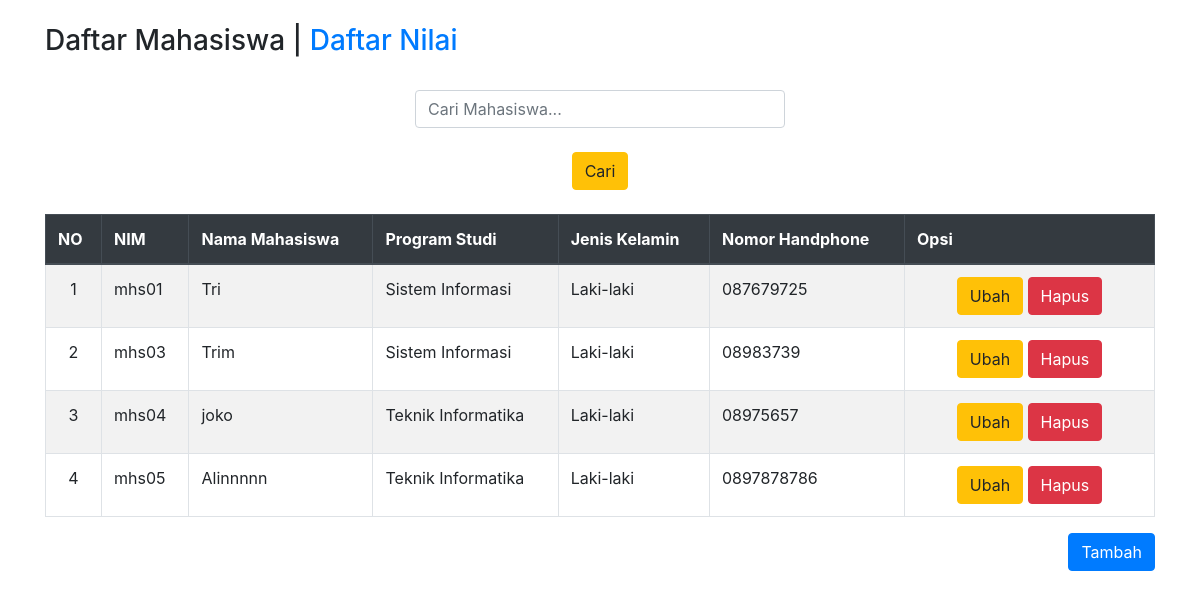
The page /mahasiswa.php on the database its author committed.
### tables this page shows
CREATE TABLE `mahasiswa` (
  `nim` varchar(12) NOT NULL,
  `nama_mhs` varchar(50) NOT NULL,
  `prodi` varchar(20) NOT NULL,
  `jenisk` varchar(25) NOT NULL,
  `nohp` varchar(12) NOT NULL
);

### mahasiswa.php (the view)
<?php include 'assets/header.php'; ?>
    <div class="wrapper">
    <br>
      <div class="row">
        <div class="container">
          <h3>Daftar Mahasiswa | <a href="nilai.php">Daftar Nilai</a></h3>
        </div>
      </div>
      <br>
      <div class="container text-center col-md-4">
        <form action="" method="POST">
          <input class="form-control" type="text" name="keyword" placeholder="Cari Mahasiswa...">
          <br>
          <input class="btn btn-warning" type="submit" name="cari" value="Cari">
        </form>
      </div>
      <br>
      <div class="container">
        <table class="table table-bordered table-striped">
          <thead class="thead-dark">
            <tr>
              <th>NO</th>
              <th>NIM</th>
              <th>Nama Mahasiswa</th>
              <th>Program Studi</th>
              <th>Jenis Kelamin</th>
              <th>Nomor Handphone</th>
              <th>Opsi</th>
            </tr>
          </thead>
          <tbody>
          <?php
          if (isset($_POST['cari'])) {
            $keyword  = $_POST['keyword'];
            $no = 1;
            $cari  = "SELECT * FROM mahasiswa WHERE nama_mhs LIKE '%$keyword%' OR nim LIKE '%$keyword%'";
            $tampungdb  = $conn->query($cari);
            while ($tampil = $tampungdb->fetch_assoc()) { ?>
              <tr>
              <td style="text-align: center;"><?= $no++; ?></td>
                <td><?= $tampil['nim']; ?></td>
                <td><?= $tampil['nama_mhs']; ?></td>
                <td><?= $tampil['prodi']; ?></td>
                <td><?= $tampil['jenisk']; ?></td>
                <td><?= $tampil['nohp']; ?></td>
                <td style="text-align: center; width: 250px;">
                  <a href="ubah.php?nim=<?= $tampil['nim']; ?>" class="btn btn-warning">Ubah</a>
                  <a href="hapus.php?nim=<?= $tampil['nim']; ?>" class="btn btn-danger" onclick="return confirm('Yakin hapus <?= $tampil['nama_mhs']; ?>');">Hapus</a>
                </td>
              </tr>
          <?php } ?>
          <?php } else { ?>
          <?php
          $no = 1;
          $ambildb  = "SELECT * FROM mahasiswa";
          $tampungdb  = $conn->query($ambildb);
          while ($tampil = $tampungdb->fetch_assoc()) { ?>
            <tr>
            <td style="text-align: center;"><?= $no++; ?></td>
              <td><?= $tampil['nim']; ?></td>
              <td><?= $tampil['nama_mhs']; ?></td>
              <td><?= $tampil['prodi']; ?></td>
              <td><?= $tampil['jenisk']; ?></td>
              <td><?= $tampil['nohp']; ?></td>
              <td style="text-align: center; width: 250px;">
                <a href="ubah.php?nim=<?= $tampil['nim']; ?>" class="btn btn-warning">Ubah</a>
                <a href="hapus.php?nim=<?= $tampil['nim']; ?>" class="btn btn-danger" onclick="return confirm('Yakin hapus <?= $tampil['nama_mhs']; ?>');">Hapus</a>
              </td>
            </tr>
          <?php } ?>
          <?php } ?>
          </tbody>
        </table>
            <a href="tambah.php" class="btn btn-primary float-right">Tambah</a>
      </div>
    </div>
    <br><br><br><br>
<?php include 'assets/footer.php'; ?>

### rows shown on the page
mahasiswa: nim "mhs01", nama_mhs "Tri", prodi "Sistem Informasi", jenisk "Laki-laki", nohp "087679725"
mahasiswa: nim "mhs03", nama_mhs "Trim", prodi "Sistem Informasi", jenisk "Laki-laki", nohp "08983739"
mahasiswa: nim "mhs04", nama_mhs "joko", prodi "Teknik Informatika", jenisk "Laki-laki", nohp "08975657"
mahasiswa: nim "mhs05", nama_mhs "Alinnnnn", prodi "Teknik Informatika", jenisk "Laki-laki", nohp "0897878786"
